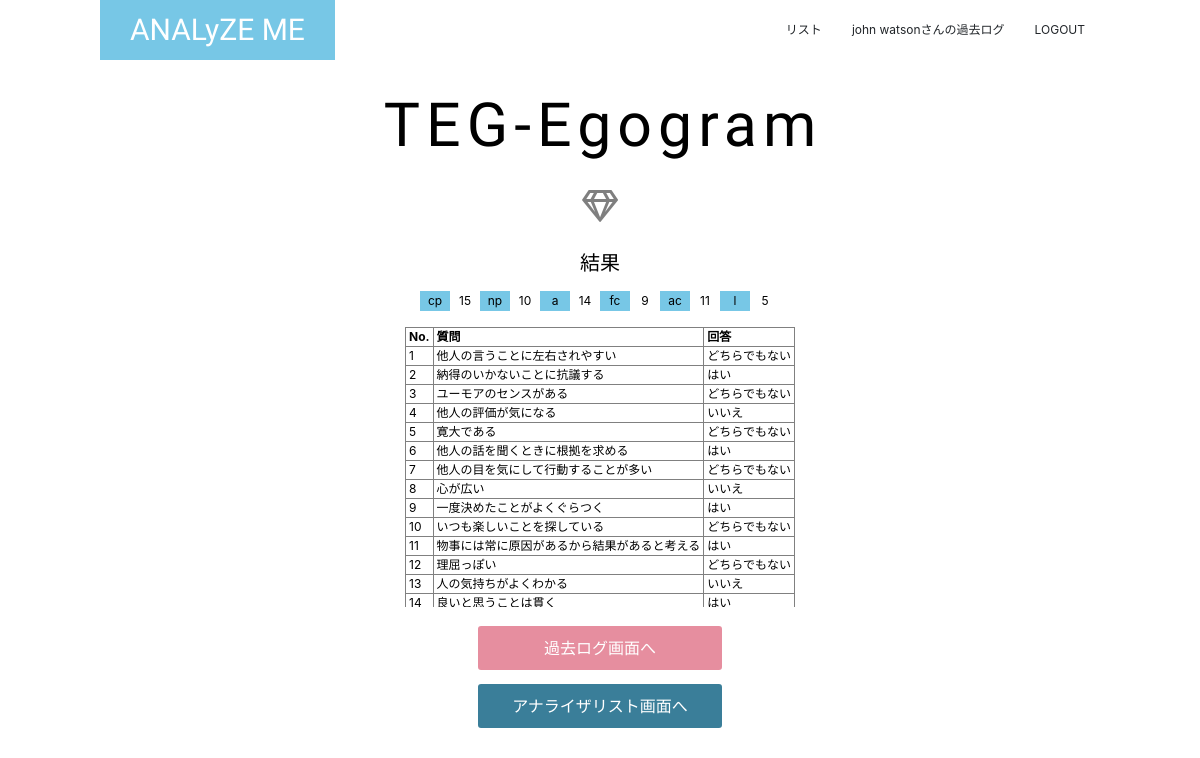
The page /result/teg/No1/ (signed in) on the database its author committed.
### analyze_me/models/user.py (models this page shows, shortened)
class User(UserMixin, db.Model):
    __tablename__ = 'user'
    id = db.Column(db.Integer, primary_key=True)
    user_id = db.Column(db.String(50), unique=True)
    name = db.Column(db.String(30))
    password = db.Column(db.String(20), unique=True)
    created_at = db.Column(db.DateTime)
    fu_results = relationship('FU_results')
    eq_results = relationship('EQ_results')
    ces_results = relationship('CES_results')
    pom_results = relationship('POM_results')
    teg_results = relationship('TEG_results')

### analyze_me/models/results.py (models this page shows, shortened)
class TEG_results(db.Model):
    __tablename__ = 'teg_results'
    id = db.Column(db.Integer, primary_key=True, nullable=False)
    answers = db.Column(db.PickleType, nullable=True)
    a_sum = db.Column(db.PickleType, nullable=True)
    created_at = db.Column(db.DateTime)
    user_id = db.Column(db.Integer, db.ForeignKey('user.id', onupdate='CASCADE', ondelete='CASCADE'), nullable=False)

### analyze_me/views/views.py (the view)
@views.route('/result/<ex_id>/No<result_id>/', methods=['GET'])
@login_required
def result(ex_id, result_id):
    ana = analyzer_service.setting_analyzer(ex_id)
    result = views_service.find_one(ex_id, result_id)
    if ex_id == 'pom' or ex_id == 'teg':
        return render_template('logs/result_graph.html', \
                               ex_id=ex_id, ana=ana, result=result)
    else:
        return render_template('logs/result.html', \
                                ex_id=ex_id, ana=ana, result=result)

### analyze_me/__init__.py (called while the page is built)
@login_manager.user_loader
def load_user(user_id):
    return User.query.get(int(user_id))

### analyze_me/services/analyzer_service.py (called while the page is built)
def setting_analyzer(ex_id):
    if not ex_id:
        raise Exception
    elif ex_id == "fu":
        return FU()
    elif ex_id == "eq":
        return EQ()
    elif ex_id == 'ces':
        return CES_D()
    elif ex_id == 'pom':
        return POMS()
    elif ex_id == 'teg':
        return TEG()
    print("EX_ID:{}".format(ex_id))

### analyze_me/services/views_service.py (called while the page is built)
def find_one(ex_id, result_id):
    if not result_id:
        raise Exception
    elif ex_id == "fu":
        return FU_results.query.filter_by(id=result_id).first()
    elif ex_id == "eq":
        return EQ_results.query.filter_by(id=result_id).first()
    elif ex_id == "ces":
        return CES_results.query.filter_by(id=result_id).first()
    elif ex_id == "pom":
        return POM_results.query.filter_by(id=result_id).first()
    elif ex_id == "teg":
        return TEG_results.query.filter_by(id=result_id).first()

### analyze_me/templates/logs/result_graph.html
{% extends "layout.html" %}
{% block body %}
<section class="resB">
    <div class="con">
        <h2>{{ ana.name }}</h2>
        <p class="symbol"><span class="far fa-gem"></span></p>
        <h5>結果</h5>
        <table class="tabA">
            <tr>
                {% for f in range(0, result.a_sum|length) %}
                    <td class="tdA">{{ ana.fac[f] }}</td>
                    <td>{{ result.a_sum[f] }}</td>
                {% endfor %}
            </tr>
        </table>
        <div class="tbl">
        <table class="tabB" border="1">
            <tr class="ttl">
                <th>No.</th>
                <th>質問</th>
                <th>回答</th>
            </tr>
            {% for que in range(0, ana.queries|length) %}
            <tr class>
                <td>{{ que+1 }}</td>
                <td>{{ ana.queries[que] }}</td>
                <td>{{ result.answers[que] }}</td>
            </tr>
            {% endfor %}
        </table>
        </div>
        <a href="{{ url_for('views.show_logs') }}">過去ログ画面へ</a>
        <br>
        <a href="{{ url_for('analyzes.analyzer_list') }}" class="list-btn">アナライザリスト画面へ</a>
    </div>
</section>
{% endblock %}

### analyze_me/templates/layout.html (shortened to what this page needs)
<!DOCTYPE html>
<html lang="ja">
<head>
    {% block head %}
    <link rel="stylesheet" href="{{ url_for('static', filename='style.css')}}">
    <link rel="stylesheet" href="https://stackpath.bootstrapcdn.com/bootstrap/4.5.0/css/bootstrap.min.css">
    <link rel="stylesheet" href="https://use.fontawesome.com/releases/v5.15.1/css/all.css">
    {% endblock %}
</head>
<body>
<div>
    <header>
        <nav class="conH">
            <div class="conH-small">
                <a class="headA" href="{{ url_for('views.index') }}">ANALyZE ME</a>
            </div>
            <div class="headB">
                <ul>
                    <li>
                        <a href="{{ url_for('analyzes.analyzer_list') }}">リスト</a>
                    </li>
                    {% if not current_user.is_authenticated %}
                    <li>
                        <a href="{{ url_for('auth.login') }}">LOGIN</a>
                    </li>
                    {% else %}
                    <li>
                        <a href="{{ url_for('views.show_logs') }}"><span>{{ current_user.name }}さんの</span>過去ログ</a>
                    </li>
                    <li>
                        <a href="{{ url_for('auth.logout') }}">LOGOUT</a>
                    </li>
                    {% endif %}
                </ul>
            </div>
        </nav>
    </header>
    {% block body %}{% endblock %}
</div>
</body>
</html>

### analyze_me/static/style.css (style rules this page uses)
:root { --main-color: #77C7E6; --accent-color: #E68E9F; --dark-color: #3A7E99; --opposite-color: #9AE665; --text-bright-color: #fff; --text-dark-color: #000; --gray-color: #ddd; --large-width: 1000px; --middle-width: 900px; }
@media (min-width: 800px) { :root { font-size: 16px; } }
body { margin: 0; font-family: 'メイリオ', 'Hiragino Kaku Gothic Pro', 'sans-serif'; }
.resB { display: flex; align-items: start; justify-content: center; height: 100vh; min-height: 450px; width: 100vw; min-width: 400px; color: #000; color: var(--text-dark-color); text-align: center; margin-left: auto; margin-right: auto; }
.resB .con { margin-top: 60px; max-width: 900px; max-width: var(--middle-width); margin-left: auto; margin-right: auto; padding: 0 15px; }
.resB h2 { margin: 30px 0 0; font-family: 'Big Shoulders Stencil Display', cursive; font-size: 3.8rem; letter-spacing: 0.1em; margin-left: 0.1em; }
.resB h5 { margin: 0 0 1rem; font-size: 1.25rem; }
.resB .symbol { margin: 1.25rem; padding: 0; border: none; outline: none; background: none; font-size: 2rem; opacity: 0.5; }
.resB p { margin: 0 0 30px; }
.resB .tabA { margin: 0 auto 1rem auto; font-size: 12px; }
.resB .tabA .tdA { background-color: #77C7E6; background-color: var(--main-color); }
.resB .tabA td { width: 30px; }
.resB .tbl { overflow-y: scroll; height: 280px; margin-bottom: 1rem; }
.resB .tabB { margin: 0 auto 1rem auto; font-size: 12px; text-align: left; }
.resB .tabB th, .resB .tabB td { padding: 0 3px; }
.resB table tr { margin: 1px 1px; }
.resB a { display: inline-block; padding: 10px; margin: 0 2px 0.5rem 2px; width: 250px; border: solid 3px currentColor; border-radius: 6px; background-color: #E68E9F; background-color: var(--accent-color); color: #fff; color: var(--text-bright-color); text-decoration: none; }
.resB .list-btn { background-color: #3A7E99; background-color: var(--dark-color); }
header { position: absolute; top: 0; left: 0; z-index: 100; width: 100%; background-color: rgba(255,255,255,0.5); }
.headA { display: inline-block; line-height: 60px; padding-left: 30px; padding-right: 30px; background-color: #77C7E6; background-color: var(--main-color); color: #fff; color: var(--text-bright-color); font-family: 'Big Shoulders Stencil Display', cursive; font-size: 30px; text-decoration: none; }
.headB ul { margin: 0; padding: 0; list-style: none; }
.headB a { display: block; padding: 15px; color: inherit; font-size: 12px; text-decoration: none; }
@media (min-width: 768px) { header .conH { display: flex; align-items: center; justify-content: space-between; max-width: 1000px; max-width: var(--large-width); margin-left: auto; margin-right: auto; } }
@media (min-width: 768px) { .headB ul { display: flex; } }
@media (min-width: 768px) { .headB { display: block !important; } }

### rows shown on the page
User: name "john watson"
TEG_results: a_sum "15" "10" "14" "9" "11" "5", answers "どちらでもない" "はい" "どちらでもない" "いいえ" "どちらでもない" "はい" "どちらでもない" "いいえ" "はい" "どちらでもない" "はい" "どちらでもない" "いいえ" "はい"

### other values the page prints
{{ ana.name }} "TEG-Egogram"
{{ ana.fac[f] }} "cp" "np" "a" "fc" "ac" "l"
{{ que+1 }} "1" "2" "3" "4" "5" "6" "7" "8" "9" "10" "11" "12" "13" "14"
{{ ana.queries[que] }} "他人の言うことに左右されやすい" "納得のいかないことに抗議する" "ユーモアのセンスがある" "他人の評価が気になる" "寛大である" "他人の話を聞くときに根拠を求める" "他人の目を気にして行動することが多い" "心が広い" "一度決めたことがよくぐらつく" "いつも楽しいことを探している" "物事には常に原因があるから結果があると考える" "理屈っぽい" "人の気持ちがよくわかる" "良いと思うことは貫く"
